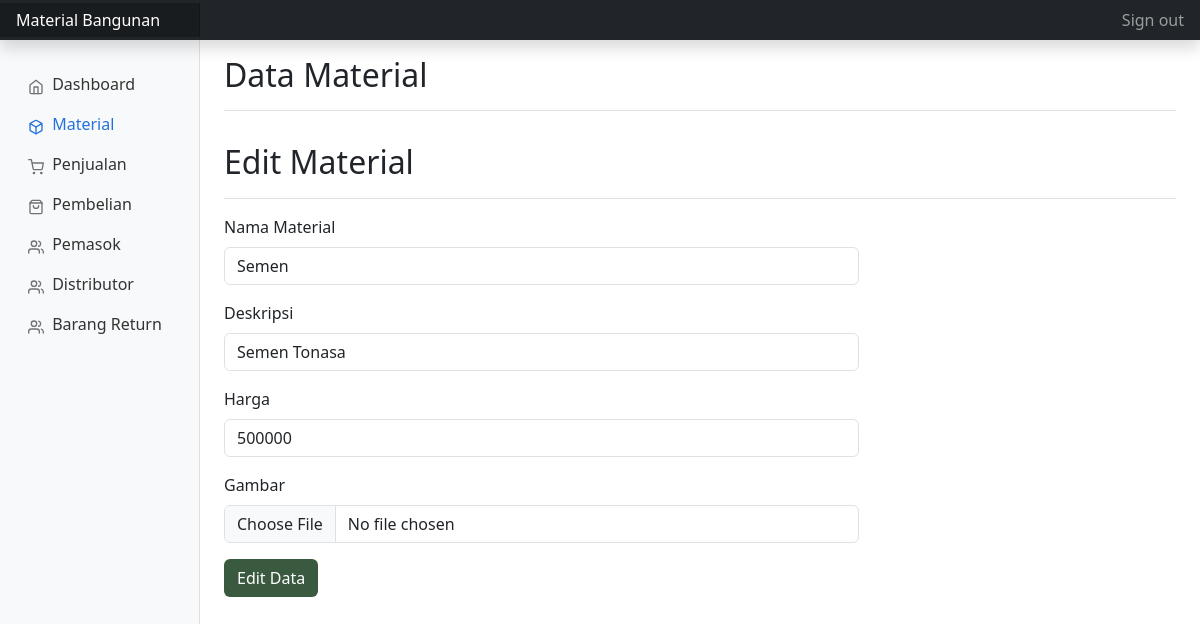
The app's page /admin/material/edit.php?hal=edit&id=28 (signed in) with its own data.
### tables this page shows
CREATE TABLE `data_material` (
  `id_material` int(11) NOT NULL,
  `nama_material` varchar(50) NOT NULL,
  `deskripsi_material` varchar(255) NOT NULL,
  `harga_material` int(20) NOT NULL,
  `stok_material` int(20) NOT NULL,
  `gambar_material` varchar(255) NOT NULL
);

### admin/material/edit.php (the view, shortened to what this page needs)
<?php
include '../../config/koneksi.php';
        if(isset($_GET['hal'])){
            if($_GET['hal'] == "edit"){
                $tampil = mysqli_query($koneksi, "SELECT * FROM data_material WHERE id_material = '$_GET[id]'");
                $data = mysqli_fetch_array($tampil);
                if($data){
                    $nama_material = $data['nama_material'];
                    $deskripsi = $data['deskripsi_material'];
                    $harga = $data['harga_material'];
                }
            }
        }
?>
<!DOCTYPE html>
<html lang="en">
<head>
  <link rel="stylesheet" href="../../assets/css/bootstrap.min.css">
  <link rel="stylesheet" href="../../assets/dashboard.css">
  <link href="https://cdn.jsdelivr.net/npm/bootstrap@5.3.1/dist/css/bootstrap.min.css" rel="stylesheet">
  <link href="https://cdn.jsdelivr.net/npm/select2@4.1.0-rc.0/dist/css/select2.min.css" rel="stylesheet" />
</head>
<body>
<header class="navbar navbar-dark sticky-top bg-dark flex-md-nowrap p-0 shadow">
  <a class="navbar-brand col-md-3 col-lg-2 me-0 px-3 fs-6" href="#">Material Bangunan</a>
  <div class="navbar-nav">
    <div class="nav-item text-nowrap">
      <a class="nav-link px-3" href="hapusSession.php">Sign out</a>
    </div>
  </div>
</header>
<div class="container-fluid">
  <div class="row">
  <nav id="sidebarMenu" class="col-md-3 col-lg-2 d-md-block bg-light sidebar collapse">
      <div class="position-sticky pt-3 sidebar-sticky">
        <ul class="nav flex-column">
          <li class="nav-item">
            <a class="nav-link" aria-current="page" href="../index.php">
              <span data-feather="home" class="align-text-bottom"></span>
              Dashboard
            </a>
          </li>
          <li class="nav-item">
            <a class="nav-link active" href="../material/index.php">
              <span data-feather="box" class="align-text-bottom"></span>
              Material
            </a>
          </li>
          <li class="nav-item">
            <a class="nav-link" href="../penjualan/index.php">
              <span data-feather="shopping-cart" class="align-text-bottom"></span>
              Penjualan
            </a>
          </li>
          <li class="nav-item">
            <a class="nav-link" href="../pembelian/index.php">
              <span data-feather="shopping-bag" class="align-text-bottom"></span>
              Pembelian
            </a>
          </li>
          <li class="nav-item">
            <a class="nav-link" href="../pemasok/index.php">
              <span data-feather="users" class="align-text-bottom"></span>
              Pemasok
            </a>
          </li>
          <li class="nav-item">
            <a class="nav-link" href="../distributor/index.php">
              <span data-feather="users" class="align-text-bottom"></span>
              Distributor
            </a>
          </li>
          <li class="nav-item">
            <a class="nav-link" href="../return/index.php">
              <span data-feather="users" class="align-text-bottom"></span>
              Barang Return
            </a>
          </li>
        </ul>
      </div>
    </nav>
   <main class="col-md-9 ms-sm-auto col-lg-10 px-md-4">
    <div class="col-lg-12">
    <div class="d-flex justify-content-between flex-wrap flex-md-nowrap align-items-center pt-3 pb-2 mb-3 border-bottom">
        <h1 class="h2">Data Material</h1>
      </div>
      <div class="d-flex justify-content-between flex-wrap flex-md-nowrap align-items-center pt-3 pb-2 mb-3 border-bottom">
        <h1 class="h2">Edit Material</h1>
      </div>
<div class="col-lg-8">
    <form method="post" class="mb-5" enctype="multipart/form-data">
         <div class="mb-3">
        <label for="name" class="form-label">Nama Material</label>
            <input type="text" class="form-control" id="nama_material" name="nama_material" value="<?= $nama_material ?>" required autofocus>
        </div>
         <div class="mb-3">
            <label for="deskripsi" class="form-label">Deskripsi</label>
            <input type="text" class="form-control" id="deskripsi" value="<?= $deskripsi ?>" name="deskripsi">
        </div>
         <div class="mb-3">
            <label for="harga" class="form-label">Harga</label>
            <input type="number" class="form-control" id="harga" value="<?= $harga ?>" name="harga">
        </div>
         <div class="mb-3">
            <label for="gambar_material" class="form-label">Gambar</label>
            <input type="file" class="form-control" id="gambar_material" value="<?= $gambar ?>" name="gambar_material">
        </div>
            <button style="background-color:#3a5a40; color:white;" type="submit" name="simpan" class="btn btn">Edit Data</button>
    </form>
</div>
    </main>
  </div>
</div>
</body>
</html>

### assets/dashboard.css (style rules this page uses)
body { font-size: .875rem; }
.feather { width: 16px; height: 16px; }
.sidebar { position: fixed; top: 0; bottom: 0; left: 0; z-index: 100; padding: 48px 0 0; box-shadow: inset -1px 0 0 rgba(0, 0, 0, .1); }
.sidebar-sticky { height: calc(100vh - 48px); overflow-x: hidden; overflow-y: auto; }
.sidebar .nav-link { font-weight: 500; color: #333; }
.sidebar .nav-link .feather { margin-right: 4px; color: #727272; }
.sidebar .nav-link.active { color: #2470dc; }
.sidebar .nav-link:hover .feather, .sidebar .nav-link.active .feather { color: inherit; }
.navbar-brand { padding-top: .75rem; padding-bottom: .75rem; background-color: rgba(0, 0, 0, .25); box-shadow: inset -1px 0 0 rgba(0, 0, 0, .25); }

### records on screen
data_material: nama_material "Semen", deskripsi "Semen Tonasa", harga "500000"
